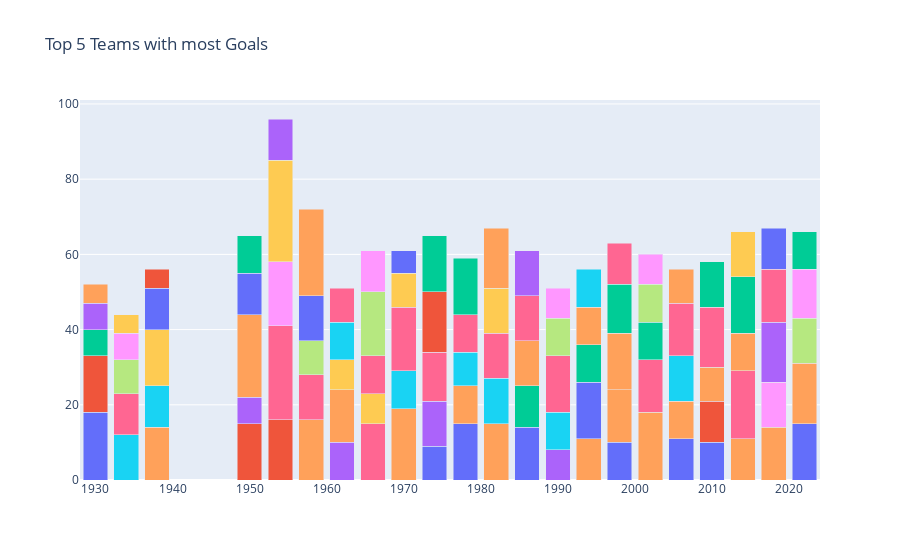

Notebook code for this chart:
### Code cell
data = []
for team in top5['Country'].drop_duplicates().values:
    year = top5[top5['Country'] == team]['Year']
    goal = top5[top5['Country'] == team]['Goals']
    
    data.append(go.Bar(x = year, y = goal, name = team))
layout = go.Layout(barmode = 'stack', title = 'Top 5 Teams with most Goals', showlegend = False)

fig = go.Figure(data = data, layout = layout)
fig.show()

### Figure 1 — Plotly figure (JSON) as saved in the notebook; plotly's stock layout.template omitted (floating-point values rounded to 4 significant figures)
{"data": [{"name": "Argentina", "type": "bar", "x": [1930, 1974, 1978, 1986, 1998, 2006, 2010, 2022], "y": [18, 9, 15, 14, 10, 11, 10, 15]}, {"name": "Uruguay", "type": "bar", "x": [1930, 1950, 1954, 2010], "y": [15, 15, 16, 11]}, {"name": "USA", "type": "bar", "x": [1930], "y": [7]}, {"name": "Yugoslavia", "type": "bar", "x": [1930, 1950, 1962, 1974, 1990], "y": [7, 7, 10, 12, 8]}, {"name": "Brazil", "type": "bar", "x": [1930, 1938, 1950, 1958, 1962, 1970, 1978, 1982, 1994, 1998, 2002, 2006, 2010, 2014], "y": [5, 14, 22, 16, 14, 19, 10, 15, 11, 14, 18, 10, 9, 11]}, {"name": "Italy", "type": "bar", "x": [1934, 1938, 1970, 1978, 1982, 1990, 2006], "y": [12, 11, 10, 9, 12, 10, 12]}, {"name": "Germany", "type": "bar", "x": [1934, 1954, 1958, 1966, 1970, 1974, 1978, 1982, 1990, 2002, 2006, 2010, 2014], "y": [11, 25, 12, 15, 17, 13, 10, 12, 15, 14, 14, 16, 18]}, {"name": "Czechoslovakia", "type": "bar", "x": [1934, 1958, 1990], "y": [9, 9, 10]}, {"name": "Austria", "type": "bar", "x": [1934, 1954], "y": [7, 17]}, {"name": "Hungary", "type": "bar", "x": [1934, 1938, 1954, 1962, 1966, 1982], "y": [5, 15, 27, 8, 8, 12]}, {"name": "Sweden", "type": "bar", "x": [1938, 1950, 1958, 1994], "y": [11, 11, 12, 15]}, {"name": "Cuba", "type": "bar", "x": [1938], "y": [5]}, {"name": "Spain", "type": "bar", "x": [1950, 1986, 1994, 2002], "y": [10, 11, 10, 10]}, {"name": "Switzerland", "type": "bar", "x": [1954], "y": [11]}, {"name": "France", "type": "bar", "x": [1958, 1982, 1986, 1998, 2006, 2014, 2018, 2022], "y": [23, 16, 12, 15, 9, 10, 14, 16]}, {"name": "Chile", "type": "bar", "x": [1962], "y": [10]}, {"name": "Soviet Union", "type": "bar", "x": [1962, 1966, 1986], "y": [9, 10, 12]}, {"name": "Portugal", "type": "bar", "x": [1966, 2022], "y": [17, 12]}, {"name": "England", "type": "bar", "x": [1966, 1990, 2018, 2022], "y": [11, 8, 12, 13]}, {"name": "Peru", "type": "bar", "x": [1970], "y": [9]}, {"name": "Mexico", "type": "bar", "x": [1970], "y": [6]}, {"name": "Poland", "type": "bar", "x": [1974], "y": [16]}, {"name": "Netherlands", "type": "bar", "x": [1974, 1978, 1998, 2010, 2014, 2022], "y": [15, 15, 13, 12, 15, 10]}, {"name": "Belgium", "type": "bar", "x": [1986, 2018], "y": [12, 16]}, {"name": "Bulgaria", "type": "bar", "x": [1994], "y": [10]}, {"name": "Romania", "type": "bar", "x": [1994], "y": [10]}, {"name": "Croatia", "type": "bar", "x": [1998, 2018], "y": [11, 14]}, {"name": "Turkey", "type": "bar", "x": [2002], "y": [10]}, {"name": "Korea Republic", "type": "bar", "x": [2002], "y": [8]}, {"name": "Colombia", "type": "bar", "x": [2014], "y": [12]}, {"name": "Russia", "type": "bar", "x": [2018], "y": [11]}], "layout": {"barmode": "stack", "showlegend": false, "title": {"text": "Top 5 Teams with most Goals"}}}
